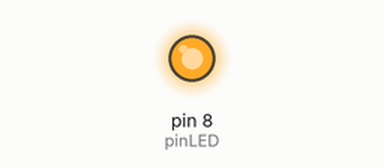
This sketch was run on a simulated Arduino Uno, built with avr-gcc and run on an emulated ATmega328P. On the bench: output pins drawn as LEDs (lit = HIGH).

Above: at 0.4 s.
At 6.4 s:
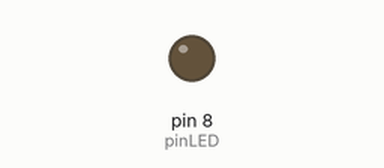
Timing chart, 0 to 14.3 s (numbered marks = the images above):
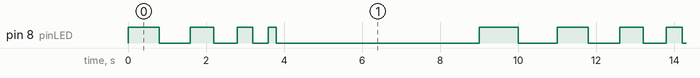

The sketch:

animasi_led_2.ino
```cpp
const int pinLED = 8;

int timeDelay = 1000;

void setup() {
  pinMode(pinLED, OUTPUT);
}

void loop() {
  timeDelay = timeDelay - 100;

  if(timeDelay <= 100) {
    delay(5000);
    timeDelay = 1000;
  }
  else {
    timeDelay = timeDelay - 100;
  }

  digitalWrite(pinLED, HIGH);
  delay(timeDelay);
  digitalWrite(pinLED, LOW);
  delay(timeDelay);

}
```

Measured:
- by itself, pin 8 (pinLED): repeats every 11.0 s: LOW 0.80 s, HIGH 0.60 s, LOW 0.60 s, HIGH 0.40 s, LOW 0.40 s, HIGH 0.20 s, LOW 5.2 s, HIGH 1.0 s, LOW 1.0 s, HIGH 0.80 s
- by itself, everything shown: repeats every 11.0 s, in 10 steps
